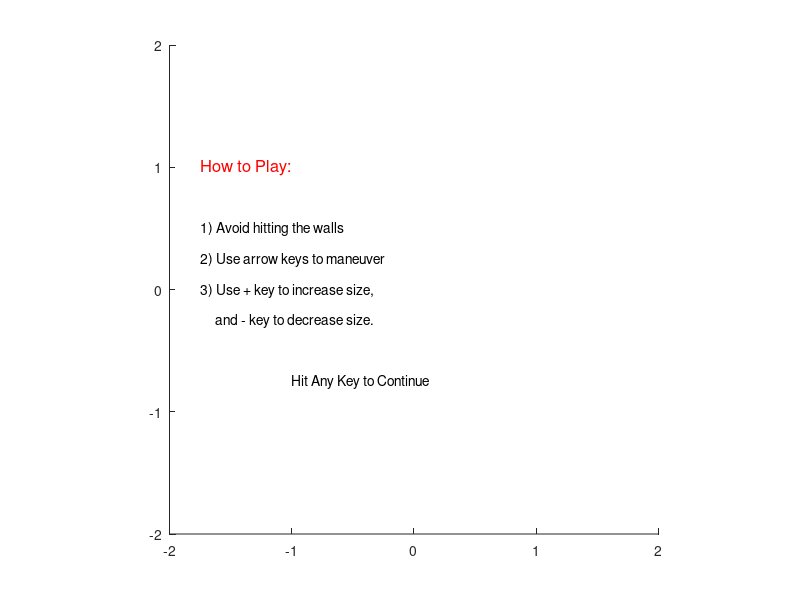

Source code (MATLAB): (Note: this script raises an error after producing the figure.)
% Main File: Level2.m
% Author: Naomi CS
% Date: 17 Feb 2016
% Trial 12

close all % closes all figures

quit = 0; 
levelTwoComplete = 0;
numStrokes = 0;
numWallHits = 0;
score2 = 0;
keypress = 0; %initialize keypress variable

% Setting up the graphics window
callstr = 'set(gcbf,''Userdata'',double(get(gcbf,''Currentcharacter''))) ; uiresume ' ;
fh = figure('keypressfcn',callstr,'userdata','timeout');

clf % clear current figure window
text(-1,0, 'Level 2: The Spiral','Color','blue','FontSize',14)
text(-1,-1, 'Hit Any Key to Continue')
axis([-2 2 -2 2])
axis square
pause(.1)
uiwait;

% Display Playing Instructions
clf
axis([-2 2 -2 2])
axis square
text(-1.75,1, 'How to Play:','Color','red','FontSize',12)
text(-1.75,0.5, '1) Avoid hitting the walls')
text(-1.75,0.25,'2) Use arrow keys to maneuver')
text(-1.75,0,'3) Use + key to increase size,')
text(-1.75,-.25,'     and - key to decrease size.')
text(-1,-.75, 'Hit Any Key to Continue')
pause(.1)
uiwait;

%Box and map data
Box = boxMe(11,11,1.5);
% Define start position
startpos = Box;

clf
axis([-.1 12.1 -.1 12.1])
axis off
axis square

map3 = [12 12 0 0 2 0 0 10 10 6 6 6 4 4 2 4 4 9 9 6 6 8 8;
    12 0 0 4 4 4 12 12 3 3 1.5 3 3 8 8 8 10 10 6 6 9 9 7];
map4 = [6.5 7 7.5 7 7.5 7 6.5;8.5 8 8.5 8 7.5 8 7.5]; %plots an X as the goal

hold on
plot(map3(1,:),map3(2,:),'b',map4(1,:),map4(2,:),'r') %blue maze
ho = plot(Box(1,:),Box(2,:),'m'); %magenta box

%Begin level 2 gameplay
tstart = tic;
while ~levelTwoComplete && ~quit
    %Drawing the box
    h = plot(Box(1,:),Box(2,:),'cyan');
    % Delete data from old graphics
    set(ho,'XData',[],'YData',[])
    ho = h; % update the previous graphics handle
    axis([-.1 12.1 -.1 12.1])
    axis off
    axis square
    xlabel('')
    title(['Your score: ' num2str(score2,'%15.0f')  '     Time: ' ...
            num2str(toc(tstart),'%8.2f')])
    
    %Maze logic
   % boxStatus = inf(1,4);   
    boxStatus = mazeLogic2(Box);
    
    % Hit wall
    if boxStatus(1)
        hw = plot(Box(1,:),Box(2,:),'r');
        Box = startpos;
        h = plot(Box(1,:),Box(2,:),'r');
        set(ho,'XData',[],'YData',[])
        ho = h;
        axis([-.1 12.1 -.1 12.1])
        axis off
        axis square
        xlabel('Try again')
        boxStatus(1) = 0;
        pause(0.001)
        set(hw,'XData',[],'YData',[])
       numWallHits =numWallHits + 1;
    end
    
    % Win, Reach end of Maze
    if boxStatus(2)
    
    % Map boundaries change to red    
    plot(map3(1,:),map3(2,:),'*-k');
    %Box color changes to cyan
    ho = plot(Box(1,:),Box(2,:),'g');
    % Text: 'You win! press any key to continue'
    text (4,7, 'You Win!!!', 'Color', 'Magenta', 'Fontsize',24)
    text (3,5, ' Hit Any Key To Continue','Color','Magenta','Fontsize',12)
    axis([-.1 12.1 -.1 12.1])
    axis off
    axis square
    pause(.1)
    uiwait;
        levelTwoComplete = 1;
       
    end
    
    %Beginning boundary
    if boxStatus(3)
        Box = moveDown(Box);
    end
    
% Game ends if escape key is pressed
    keyPressed = getKeyStroke(1,fh); 
    if keyPressed == 27
        quit = 1;
        close all
    else
        Box = moveAndScale(keyPressed,Box);
    end
       
    %Key stroke counter
    numStrokes = numStrokes + 1;
    
    %Score calculator
    telapsed = toc(tstart);
    score2 = calcScore(numStrokes,numWallHits,telapsed);
    
end

% Display Final Score
clf
pnts = [ 0 0 1 1 0; 0 1 1 0 0 ; 0 0 0 0 0];          
theta = 45; % degrees
for theta = 0:10:360   
    c = cosd(theta);
    s = sind(theta);
    Rz = [c -s 0 0; s c 0 0; 0 0 1 0; 0 0 0 1];
    plot(pnts(1,:),pnts(2,:),'.-')
    axis square
    axis([-5 5 -5 5])
    newPnts = Rz*[pnts;ones(1,5)];
    hold on
    plot(pnts(1,:),pnts(2,:),'.-',newPnts(1,:),newPnts(2,:),'.-')
    axis square
    axis([-3 3 -3 3])
    axis off
    pause(.1)
    hold on    
end
text(-1.5,2, 'Final score is:','Color','blue','FontSize',22)
text(-1,-2,num2str(score+score2),'Color','Blue','FontSize',22)

pause(1)
%
if levelTwoComplete
    clf
end


